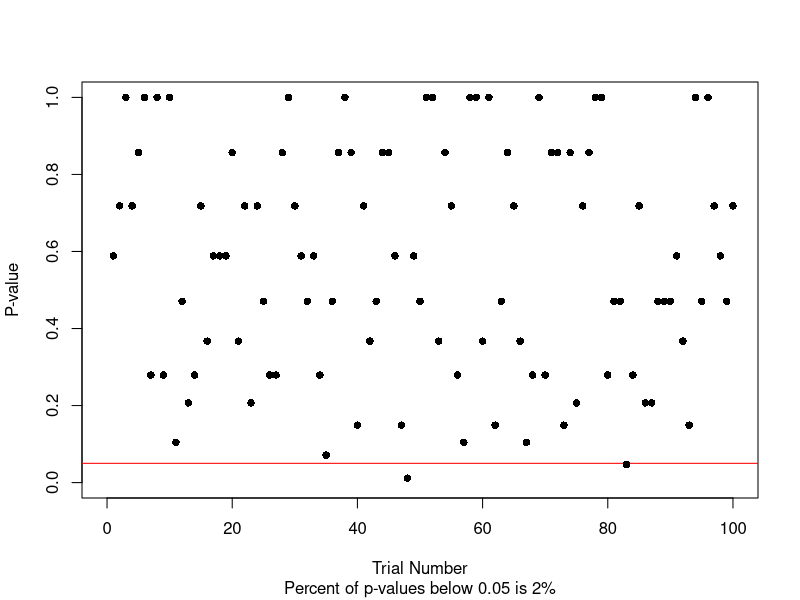

This chart was generated by the following R code:
######################################################################
### R for College Mathematics and Statistics
### Thomas J Pfaff
### Code for Chapter 13: Testing Proportions
######################################################################


##### Tests and Intervals for One and Two Proportions #####

## Results will vary due to randomness. ##

heads=rbinom(1,size=123,prob=0.5)
heads


result.z=prop.test(heads,123,p=0.55,alternative="two.sided")
result.z


result.exact=binom.test(heads,123,p=0.55,alternative="two.sided",conf.level=0.95)
result.exact


names(result.z)


result.z$p.value


result.z$conf.int


result.z$conf.int[1]


result.z$conf.int[2]


heads.2= rbinom(1,size=45,prob=0.5)
result.z.2=prop.test(c(heads,heads.2),c(123,45),alternative="two.sided",conf.level=0.90)
result.z.2

## Book error: test.z.2 is incorrect. Should be result.z.2.

result.z.2$estimate[2]*45


##### Illustrating the Meaning of $\alpha$ Simulation #####


sim=100
pop.size=123
pop.p=0.5
p.0=0.5
alpha=0.05
reject=0
plot(0,0,type="n",xlim=c(0,sim),ylim=c(0,1),xlab="Trial Number",ylab="P-value",)
abline(h=alpha,col="red")
for(i in 1:sim){
  sample=rbinom(1,size=pop.size,prob=pop.p)
  result=prop.test(sample,pop.size,p=p.0, alternative="two.sided",conf.level=(1-alpha))
  points(i,result$p.value,pch=16)
  if( result$p.value < alpha){reject=reject+1}
 }
mtext(paste("Percent of p-values below ", alpha, " is ",reject/sim*100,"%",sep=""),side=1,line=4)
